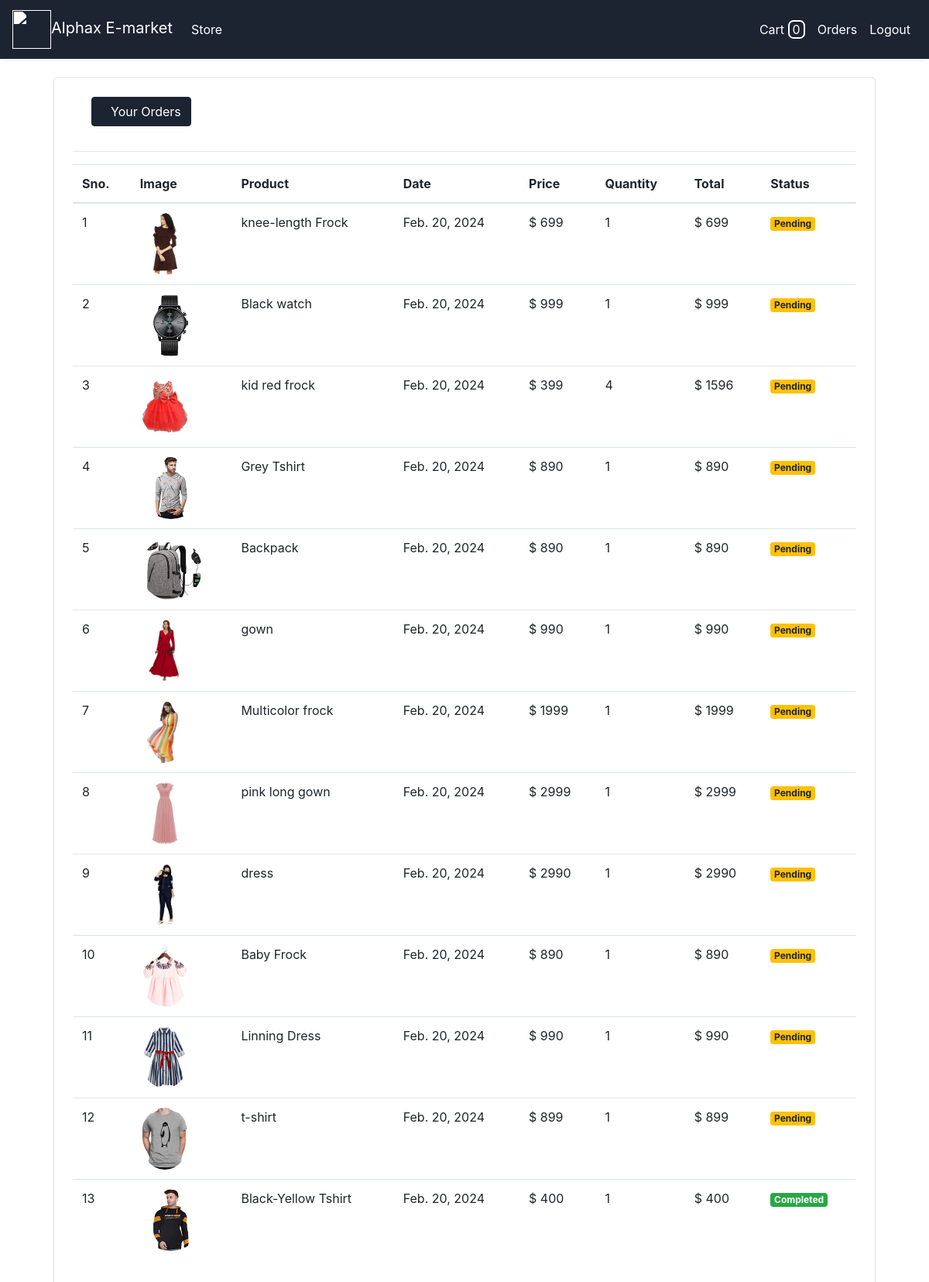
Page /orders (signed in) on the committed database.
### store/models/orders.py (models this page shows, shortened)
class Order(models.Model):
    product = models.ForeignKey(Products,
                                on_delete=models.CASCADE)
    customer = models.ForeignKey(Customer,
                                 on_delete=models.CASCADE)
    quantity = models.IntegerField(default=1)
    price = models.IntegerField()
    address = models.CharField (max_length=50, default='', blank=True)
    phone = models.CharField (max_length=50, default='', blank=True)
    date = models.DateField (default=datetime.datetime.today)
    status = models.BooleanField (default=False)
    @staticmethod
    def get_orders_by_customer(customer_id):
        return Order.objects.filter(customer=customer_id).order_by('-date')

### store/models/product.py (models this page shows, shortened)
class Products(models.Model):
    name = models.CharField(max_length=60)
    price= models.IntegerField(default=0)
    category= models.ForeignKey(Category,on_delete=models.CASCADE,default=1 )
    description= models.CharField(max_length=250, default='', blank=True, null= True)
    image= models.ImageField(upload_to='store/static/uploads/products/')

### store/middlewares/auth.py (the view)
    def middleware(request):
        print(request.session.get('customer'))
        returnUrl = request.META['PATH_INFO']
        print(request.META['PATH_INFO'])
        if not request.session.get('customer'):
           return redirect(f'login?return_url={returnUrl}')
        response = get_response(request)
        return response

### store/templatetags/custom_filter.py (called while the page is built)
@register.filter(name='currency')
def currency(number):
    return "$ "+str(number)

@register.filter(name='multiply')
def multiply(number , number1):
    return number * number1

### store/views/orders.py (called while the page is built)
    def get(self , request ):
        customer = request.session.get('customer')
        orders = Order.get_orders_by_customer(customer)
        print(orders)
        return render(request , 'orders.html'  , {'orders' : orders})

### store/templates/orders.html
{% extends 'base.html' %}
{% block content %}
{% load cart %}
{% load custom_filter %}
<div class="container">
   <div class="border rounded p-4 m-4">
    <p class="display-4 pl-4 ml-4 btn btn-custom rounded-pill">Your Orders</p>
        <hr>
        <div class="table-responsive">
            <table class="table">
                <thead>
                    <tr>
                        <th>Sno.</th>
                        <th>Image</th>
                        <th>Product</th>
                        <th>Date</th>
                        <th>Price</th>
                        <th>Quantity</th>
                        <th>Total</th>
                        <th>Status</th>
                    </tr>
                </thead>
                <tbody>
                    {% for order in orders %}
                    <tr>
                        <td>{{forloop.counter}}</td>
                        <td><img style="height: 80px;" class="rounded-circle" src="{{order.product.image.url}}" alt=""></td>
                        <td>{{order.product.name}}</td>
                        <td>{{order.date}}</td>
                        <td>{{order.price|currency}}</td>
                        <td>{{order.quantity}}</td>
                        <td>{{order.quantity|multiply:order.price|currency}}</td>
                        {% if order.status %}
                        <td><small class="badge badge-success">Completed</small></td>
                        {%else%}
                        <td><small class="badge badge-warning">Pending</small></td>
                        {% endif %}
                    </tr>
                    {% endfor %}
                </tbody>
            </table>
        </div>
   </div>
</div>
{% endblock %}

### store/static/store/css/style.css (style rules this page uses)
.btn-custom { background-color: #1c2331; color: white; border-color: #1c2331; }

### rows in the picture
Order: product.image (picture), product.name "knee-length Frock", date "Feb. 20, 2024", price "$ 699", quantity "1", quantity|multiply "$ 699", status "Pending"
Order: product.image (picture), product.name "Black watch", date "Feb. 20, 2024", price "$ 999", quantity "1", quantity|multiply "$ 999", status "Pending"
Order: product.image (picture), product.name "kid red frock", date "Feb. 20, 2024", price "$ 399", quantity "4", quantity|multiply "$ 1596", status "Pending"
Order: product.image (picture), product.name "Grey Tshirt", date "Feb. 20, 2024", price "$ 890", quantity "1", quantity|multiply "$ 890", status "Pending"
Order: product.image (picture), product.name "Backpack", date "Feb. 20, 2024", price "$ 890", quantity "1", quantity|multiply "$ 890", status "Pending"
Order: product.image (picture), product.name "gown", date "Feb. 20, 2024", price "$ 990", quantity "1", quantity|multiply "$ 990", status "Pending"
Order: product.image (picture), product.name "Multicolor frock", date "Feb. 20, 2024", price "$ 1999", quantity "1", quantity|multiply "$ 1999", status "Pending"
Order: product.image (picture), product.name "pink long gown", date "Feb. 20, 2024", price "$ 2999", quantity "1", quantity|multiply "$ 2999", status "Pending"
Order: product.image (picture), product.name "dress", date "Feb. 20, 2024", price "$ 2990", quantity "1", quantity|multiply "$ 2990", status "Pending"
Order: product.image (picture), product.name "Baby Frock", date "Feb. 20, 2024", price "$ 890", quantity "1", quantity|multiply "$ 890", status "Pending"
Order: product.image (picture), product.name "Linning Dress", date "Feb. 20, 2024", price "$ 990", quantity "1", quantity|multiply "$ 990", status "Pending"
Order: product.image (picture), product.name "t-shirt", date "Feb. 20, 2024", price "$ 899", quantity "1", quantity|multiply "$ 899", status "Pending"
Order: product.image (picture), product.name "Black-Yellow Tshirt", date "Feb. 20, 2024", price "$ 400", quantity "1", quantity|multiply "$ 400", status "Completed"

### other values in the picture
{{ request.session.cart.keys|length }} "0"
